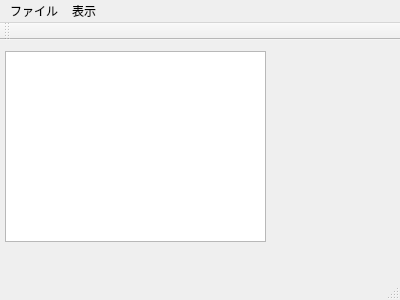
<?xml version="1.0" encoding="UTF-8"?>
<ui version="4.0">
 <class>MainWindow</class>
 <widget class="QMainWindow" name="MainWindow">
  <property name="geometry">
   <rect>
    <x>0</x>
    <y>0</y>
    <width>400</width>
    <height>300</height>
   </rect>
  </property>
  <property name="windowTitle">
   <string>MainWindow</string>
  </property>
  <widget class="QWidget" name="centralWidget">
   <widget class="QGraphicsView" name="graphicsView">
    <property name="geometry">
     <rect>
      <x>5</x>
      <y>11</y>
      <width>261</width>
      <height>191</height>
     </rect>
    </property>
   </widget>
  </widget>
  <widget class="QMenuBar" name="menuBar">
   <property name="geometry">
    <rect>
     <x>0</x>
     <y>0</y>
     <width>400</width>
     <height>22</height>
    </rect>
   </property>
   <widget class="QMenu" name="menu">
    <property name="title">
     <string>ファイル</string>
    </property>
    <addaction name="actionOpen"/>
    <addaction name="actionSave"/>
    <addaction name="separator"/>
    <addaction name="actionExit"/>
   </widget>
   <widget class="QMenu" name="menu_2">
    <property name="title">
     <string>表示</string>
    </property>
    <addaction name="actionImageFit"/>
    <addaction name="actionImageFitKeep"/>
    <addaction name="actionScale_2"/>
    <addaction name="actionScale_3"/>
    <addaction name="actionScale_1_2"/>
    <addaction name="actionScale_1_3"/>
    <addaction name="actionScale_1_4"/>
   </widget>
   <addaction name="menu"/>
   <addaction name="menu_2"/>
  </widget>
  <widget class="QToolBar" name="mainToolBar">
   <attribute name="toolBarArea">
    <enum>TopToolBarArea</enum>
   </attribute>
   <attribute name="toolBarBreak">
    <bool>false</bool>
   </attribute>
  </widget>
  <widget class="QStatusBar" name="statusBar"/>
  <action name="actionOpen">
   <property name="text">
    <string>開く</string>
   </property>
   <property name="shortcut">
    <string>Ctrl+O</string>
   </property>
  </action>
  <action name="actionSave">
   <property name="text">
    <string>保存</string>
   </property>
   <property name="shortcut">
    <string>Ctrl+S</string>
   </property>
  </action>
  <action name="actionExit">
   <property name="text">
    <string>終了</string>
   </property>
   <property name="iconText">
    <string>終了</string>
   </property>
   <property name="shortcut">
    <string>Ctrl+X</string>
   </property>
  </action>
  <action name="actionImageFit">
   <property name="text">
    <string>イメージのフィット(縦横比を維持しない)</string>
   </property>
  </action>
  <action name="actionScale_1">
   <property name="text">
    <string>スケール1倍</string>
   </property>
  </action>
  <action name="actionScale_2">
   <property name="text">
    <string>スケール2倍</string>
   </property>
  </action>
  <action name="actionScale_3">
   <property name="text">
    <string>スケール3倍</string>
   </property>
  </action>
  <action name="actionScale_1_2">
   <property name="text">
    <string>スケール1/2倍</string>
   </property>
  </action>
  <action name="actionScale_1_3">
   <property name="text">
    <string>スケール1/3倍</string>
   </property>
  </action>
  <action name="actionScale_1_4">
   <property name="text">
    <string>スケール1/4倍</string>
   </property>
  </action>
  <action name="actionImageFitKeep">
   <property name="text">
    <string>イメージのフィット(縦横比を維持)</string>
   </property>
  </action>
 </widget>
 <layoutdefault spacing="6" margin="11"/>
 <resources/>
 <connections/>
</ui>
